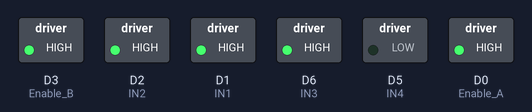
Bench run of a sketch on a simulated ESP8266 (NodeMCU). On the bench: switched loads named in the sketch (green lamp = pin HIGH). What the sketch prints to the serial monitor is not drawn.

Above: at 0.1 s.
Timing chart, 0 to 1.6 s (numbered marks = the images above):
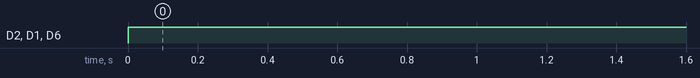

Measured:
- by itself, D2 (IN2), D1 (IN1), D6 (IN3): LOW → HIGH at 0.00 s

The sketch:

testMoteurs.ino
```cpp
#define Enable_A D0
#define IN1 D1
#define IN2 D2
#define Enable_B D3
#define IN3 D6
#define IN4 D5

/*const int LED  = 13;
const int Enable_A =  0;    // A low-to-high transition on the STEP input sequences the translator and advances the motor one increment.
const int IN1 = 1;          // Direction of rotation
const int IN2 = 2;          // Mode of operation: Active/Sleep
const int Enable_B = 3;      // Enable/Disable the Driver operation
const int IN3 = 6;          // Reset when active turns off all of the FET outputs
const int IN4 = 5;          // Microstep Select
const int Threshold = 20;*/

/* #define IN1_L    digitalWrite(IN1, LOW);
#define IN1_H    digitalWrite(IN1, HIGH);
#define IN2_L    digitalWrite(IN2, LOW);
#define IN2_H    digitalWrite(IN2, HIGH);
#define IN3_L    digitalWrite(IN3, LOW);
#define IN3_H    digitalWrite(IN3, HIGH);
#define IN4_L    digitalWrite(IN4, LOW);
#define IN4_H    digitalWrite(IN4, HIGH);  */


void setup() {
  Serial.begin(115200);
  //Serial.print("Serial ok ... ");
  // set the digital pin as output:
  pinMode(Enable_A, OUTPUT);
  pinMode(Enable_B, OUTPUT);
  pinMode(IN1, OUTPUT);
  pinMode(IN2, OUTPUT);
  pinMode(IN3, OUTPUT);
  pinMode(IN4, OUTPUT);

  //Set the state
  digitalWrite(Enable_A, HIGH);
  digitalWrite(Enable_B, HIGH);
  digitalWrite(IN1, LOW);
  digitalWrite(IN2, LOW);
  digitalWrite(IN3, LOW);
  digitalWrite(IN4, LOW);

}

void loop()
{
  /*Serial.print("Sens 1 ... ");
   digitalWrite(IN1, HIGH);
   digitalWrite(IN2, HIGH);
  delay(1000);
  Serial.print("Sens 2 ... ");
  digitalWrite(IN1, HIGH);
   digitalWrite(IN2, LOW);
  delay(1000);
  Serial.print("Sens 3 ... ");
  digitalWrite(IN1, LOW);
   digitalWrite(IN2, HIGH);
  delay(1000);*/

  Serial.print("Avancer ");
  digitalWrite(IN1, HIGH);
  digitalWrite(IN2, HIGH);
  digitalWrite(IN3, HIGH);
  digitalWrite(IN4, LOW);


}
```
